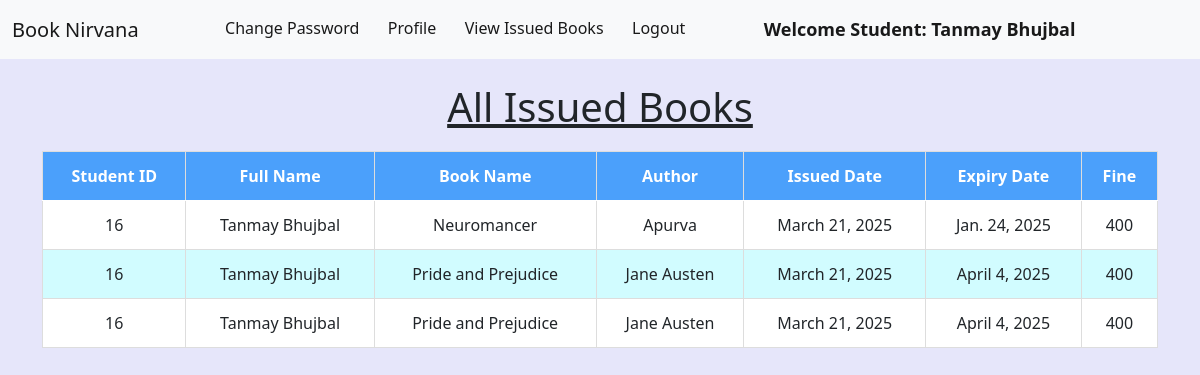
The app's page /student_issued_books/ (signed in) with its own data.
### library/models.py (models this page shows, shortened)
class Book(models.Model):
    name = models.CharField(max_length=200)
    author = models.CharField(max_length=200)
    isbn = models.PositiveIntegerField(unique=True)
    category = models.CharField(max_length=50)
    quantity = models.PositiveIntegerField(default=1)  # Added field to track available copies

class IssuedBook(models.Model):
    student_id = models.PositiveIntegerField(blank=True)
    isbn = models.CharField(max_length=13)
    issued_date = models.DateField(auto_now=True)
    expiry_date = models.DateField(default=expiry)
    returned = models.BooleanField(default=False)  # Added field to track book return

### library/views.py (the view)
# urls.py: path("student_issued_books/", views.student_issued_books, name="student_issued_books"),
@login_required(login_url='/student_login')
def student_issued_books(request):
    student = Student.objects.filter(user_id=request.user.id).first()  # Ensure single student object
    if not student:
        return redirect('/student_login')  # Redirect if student is not found
    issuedBooks = IssuedBook.objects.filter(student_id=student.user_id)
    issued_details = []
    for issued_book in issuedBooks:
        book = Book.objects.filter(isbn=issued_book.isbn).first()
        if book:
            days_issued = (date.today() - issued_book.issued_date).days
            fine = max(0, (days_issued - 14) * 5) if days_issued > 14 else 0
            issued_details.append({
                'user_id': request.user.id,
                'full_name': request.user.get_full_name(),
                'book_name': book.name,
                'book_author': book.author,
                'issued_date': issued_book.issued_date,
                'expiry_date': issued_book.expiry_date,
                'fine': fine
            })
    return render(request, 'student_issued_books.html', {'issued_details': issued_details})

### library/templates/student_issued_books.html (shortened to what this page needs)
{% extends 'student_navbar.html' %}
{% load static %}
{% block body %}
<div class="container mt-4">
    <h1 class="text-center"><u>All Issued Books</u></h1>
    <table class="table table-bordered text-center">
        <thead>
            <tr>
                <th>Student ID</th>
                <th>Full Name</th>
                <th>Book Name</th>
                <th>Author</th>
                <th>Issued Date</th>
                <th>Expiry Date</th>
                <th>Fine</th>
            </tr>
        </thead>
        <tbody>
            {% for detail in issued_details %}
            <tr>
                <td>{{ detail.user_id }}</td>
                <td>{{ detail.full_name }}</td>
                <td>{{ detail.book_name }}</td>
                <td>{{ detail.book_author }}</td>
                <td>{{ detail.issued_date }}</td>
                <td>{{ detail.expiry_date }}</td>
                <td>{{ detail.fine }}</td>
            </tr>
            {% endfor %}
        </tbody>
    </table>
    </div>
{% endblock %}

### library/templates/student_navbar.html (shortened to what this page needs)
<!doctype html>
<html lang="en">
  <head>
    <link href="https://cdn.jsdelivr.net/npm/bootstrap@5.1.0/dist/css/bootstrap.min.css" rel="stylesheet">
    <link rel="stylesheet" href="https://cdn.datatables.net/1.10.25/css/jquery.dataTables.min.css">
    <link rel="stylesheet" href="https://cdn.datatables.net/buttons/1.7.1/css/buttons.dataTables.min.css">
  </head>
  <body>
    <nav class="navbar navbar-expand-lg navbar-light bg-light sticky-top">
        <div class="container-fluid">
          <a class="navbar-brand" href="#">Book Nirvana</a>
          <div class="collapse navbar-collapse" id="navbarSupportedContent">
            <ul class="navbar-nav me-auto mb-2 mb-lg-0">
              <li class="nav-item">
                <a class="nav-link active" aria-current="page" href="/change_password/">Change Password</a>
              </li>
              <li class="nav-item">
                <a class="nav-link active" aria-current="page" href="/profile/">Profile</a>
              </li>
              <li class="nav-item">
                <a class="nav-link active" aria-current="page" href="/student_issued_books/">View Issued Books</a>
              </li>
              <li class="nav-item">
                <a class="nav-link active" aria-current="page" href="/logout/">Logout</a>
              </li>
              <li class="nav-item">
                <a style="font-weight:600; font-family:'Segoe UI', Tahoma, Geneva, Verdana, sans-serif; font-size: large;" class="nav-link active" href="#">Welcome Student: {{request.user.get_full_name}}</a>
              </li>
            </ul>
          </div>
        </div>
      </nav>
      {% block body %}
      {% endblock %}
  </body>
</html>

### library/templates/student_issued_books.html (style rules this page uses)
body { background-color: lavender; margin: 0; padding: 0; }
.container { margin-top: 20px; }
h1 { margin-bottom: 20px; }
.table { width: 100%; border-collapse: collapse; margin-top: 20px; }
.table th, .table td { padding: 12px; text-align: center; border: 1px solid #ddd; }
.table th { background-color:rgb(75, 160, 251); color: white; font-weight: bold; }
.table tr:nth-child(even) { background-color:rgb(209, 252, 255); }
.table tr:nth-child(odd) { background-color:rgb(255, 255, 255); }

### records on screen
Book: book_name "Neuromancer", book_author "Apurva"
IssuedBook: issued_date "March 21, 2025", expiry_date "Jan. 24, 2025"
Book: book_name "Pride and Prejudice" "Pride and Prejudice", book_author "Jane Austen" "Jane Austen"
IssuedBook: issued_date "March 21, 2025", expiry_date "April 4, 2025"
IssuedBook: issued_date "March 21, 2025", expiry_date "April 4, 2025"

### other values on screen
{{ request.user.get_full_name }} "Tanmay Bhujbal"
{{ detail.user_id }} "16" "16" "16"
{{ detail.full_name }} "Tanmay Bhujbal" "Tanmay Bhujbal" "Tanmay Bhujbal"
{{ detail.fine }} "400" "400" "400"
